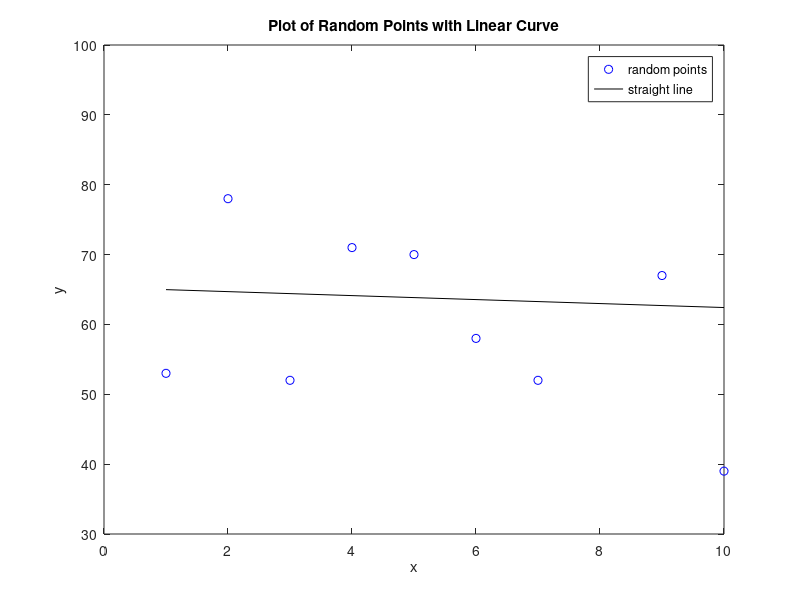

Write the MATLAB code that produced this figure.
% MATLAB Script
% Chapter 15 Problem 8

% Integer number 1 to 10, and 10 random integers
x = 1:10; 
y = randi([0 100],1,10);

% Obtain the coefficients
coefs = polyfit(x,y,1);
linear_curve = polyval(coefs,x);
plot(x,y,'bo',x,linear_curve,'k')
xlabel('x')
ylabel('y')
title('Plot of Random Points with Linear Curve')
legend('random points', 'straight line')